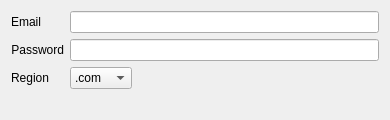
<?xml version="1.0" encoding="UTF-8"?>
<ui version="4.0">
 <class>Form</class>
 <widget class="QWidget" name="Form">
  <property name="geometry">
   <rect>
    <x>0</x>
    <y>0</y>
    <width>390</width>
    <height>120</height>
   </rect>
  </property>
  <property name="minimumSize">
   <size>
    <width>250</width>
    <height>120</height>
   </size>
  </property>
  <property name="windowTitle">
   <string>Form</string>
  </property>
  <layout class="QVBoxLayout" name="verticalLayout_3">
   <item>
    <layout class="QFormLayout" name="formLayout">
     <property name="fieldGrowthPolicy">
      <enum>QFormLayout::ExpandingFieldsGrow</enum>
     </property>
     <item row="0" column="0">
      <widget class="QLabel" name="label">
       <property name="text">
        <string>Email</string>
       </property>
       <property name="alignment">
        <set>Qt::AlignRight|Qt::AlignTrailing|Qt::AlignVCenter</set>
       </property>
      </widget>
     </item>
     <item row="0" column="1">
      <widget class="QLineEdit" name="email_edit"/>
     </item>
     <item row="1" column="0">
      <widget class="QLabel" name="label_2">
       <property name="text">
        <string>Password</string>
       </property>
       <property name="alignment">
        <set>Qt::AlignRight|Qt::AlignTrailing|Qt::AlignVCenter</set>
       </property>
      </widget>
     </item>
     <item row="1" column="1">
      <widget class="QLineEdit" name="password_edit">
       <property name="echoMode">
        <enum>QLineEdit::Password</enum>
       </property>
      </widget>
     </item>
     <item row="2" column="0">
      <widget class="QLabel" name="label_3">
       <property name="text">
        <string>Region</string>
       </property>
      </widget>
     </item>
     <item row="2" column="1">
      <widget class="QComboBox" name="region">
       <item>
        <property name="text">
         <string>.com</string>
        </property>
       </item>
       <item>
        <property name="text">
         <string>.de</string>
        </property>
       </item>
       <item>
        <property name="text">
         <string>.co.uk</string>
        </property>
       </item>
       <item>
        <property name="text">
         <string>.co.jp</string>
        </property>
       </item>
      </widget>
     </item>
    </layout>
   </item>
  </layout>
 </widget>
 <resources/>
 <connections/>
</ui>
